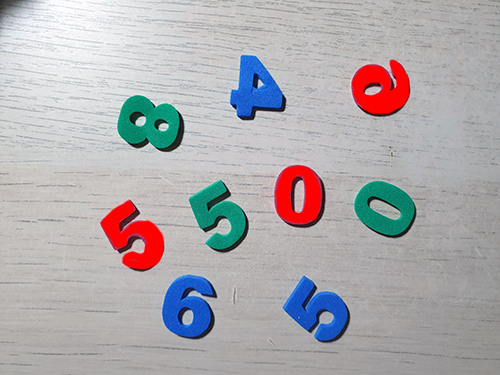
#> input picture opencv/003.jpg, 500 x 375 px
$ python a09.py
#> lines starting #> are read from the running program, lines starting #| are printed output that depends on the picture; after the words box and inside, x2 and y2 are one past the last pixel; in counts of white or black regions, pixels touching at a corner belong together
import cv2
import numpy as np


input_img = cv2.imread("003.jpg")
#> input_img is the input picture: shape (375, 500, 3); mean B, G, R 174.2, 171.1, 174.2
img = cv2.resize(input_img, (640, 480))
input_image_cpy = img.copy()

hsv = cv2.cvtColor(img, cv2.COLOR_BGR2HSV)
#> hsv: shape (480, 640, 3); mean H, S, V 67.8, 30.4, 185.4
#r254 g0 b0
lower_red = np.array([0, 250, 154])
upper_red = np.array([10, 300, 354])

mask_red = cv2.inRange(hsv, lower_red, upper_red)
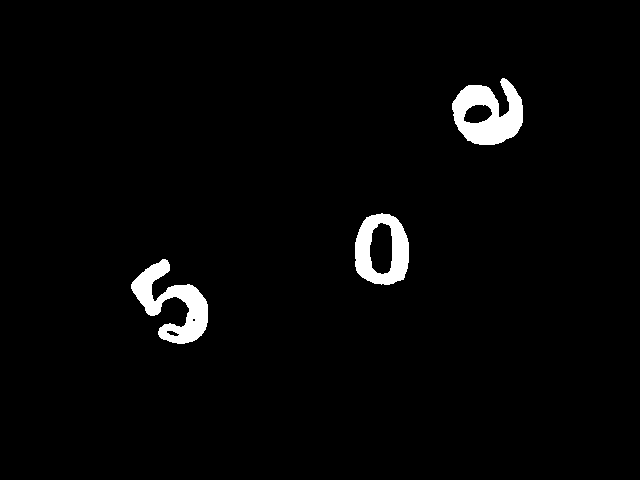
#> mask_red: shape (480, 640); 2.6% white; 3 white regions
contours_red, _ = cv2.findContours(mask_red, cv2.RETR_TREE, cv2.CHAIN_APPROX_SIMPLE)
#> contours_red = 7 contours, 1 with area under 20; largest, box (x1, y1, x2, y2) and area: (452, 78, 523, 145) 3153, (355, 213, 409, 285) 3116, (131, 259, 208, 344) 2667, (369, 222, 393, 275) 989, (463, 104, 493, 124) 418, (166, 330, 180, 337) 48
contour_red_cap = cv2.drawContours(input_image_cpy, contours_red, -1, (0, 0, 0), 3)
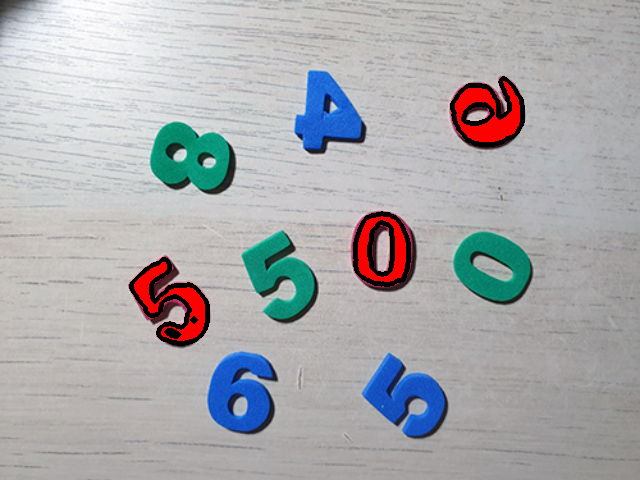
#> contour_red_cap: shape (480, 640, 3); mean B, G, R 173.8, 170.8, 170.2
cv2.imshow('contour_red_cap', contour_red_cap)
cv2.waitKey(0)
